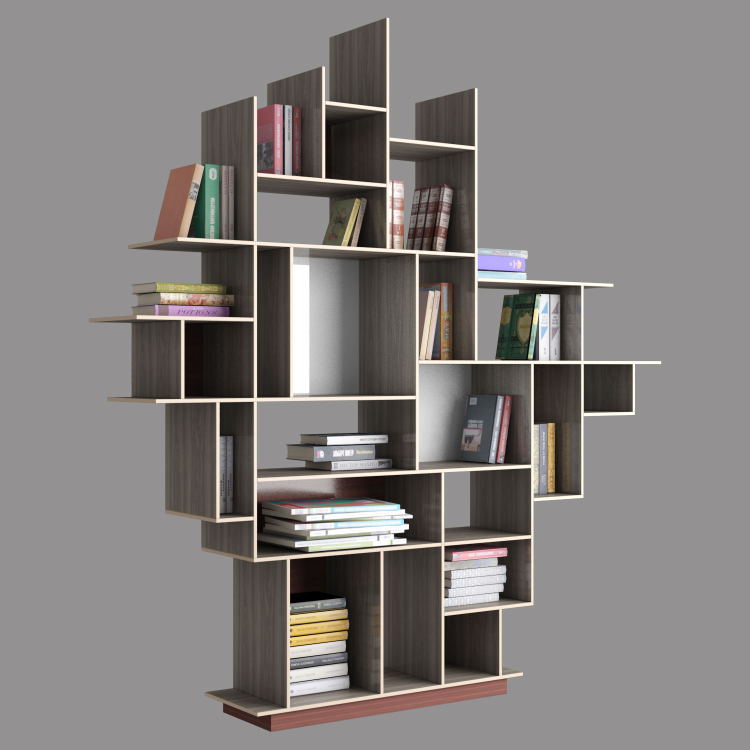
#> input picture 7-sem/MS/lab-3-dct/image.jpg, 1500 x 1500 px (shown at 1/2 size)
$ jupyter execute dct-compresion.ipynb
#> lines starting #> are read from the running program, lines starting #| are printed output that depends on the picture
[cell 1]
import numpy as np
import cv2
import pywt
from scipy.fftpack import dct, idct
import matplotlib.pyplot as plt

[cell 2]
import numpy as np
import pywt
import matplotlib.pyplot as plt

# Вхідна матриця
image = np.array([
    [0, 0, 0, 0, 0, 0, 0, 0],
    [0, 0, 255, 0, 0, 255, 0, 0],
    [0, 255, 63, 127, 127, 63, 255, 0],
    [0, 0, 127, 0, 0, 127, 0, 0],
    [0, 0, 127, 0, 0, 127, 0, 0],
    [0, 255, 63, 127, 127, 63, 255, 0],
    [0, 0, 255, 0, 0, 255, 0, 0],
    [0, 0, 0, 0, 0, 0, 0, 0],
])

# Функція для вейвлет-перетворення
def apply_dwt(image):
    coeffs2 = pywt.dwt2(image, 'haar')
    LL, (LH, HL, HH) = coeffs2
    return LL, (LH, HL, HH)

# Рекурсивне застосування перетворення
def multi_level_dwt(image, levels):
#> called with image = array of shape (8, 8), levels = 3
    results = []
    current_image = image
    for _ in range(levels):
        LL, (LH, HL, HH) = apply_dwt(current_image)
        results.append((LL, LH, HL, HH))
        current_image = LL  # Для наступного рівня беремо LL
    return results

# Виведення числових матриць
results = multi_level_dwt(image, levels=3)

for i, (LL, LH, HL, HH) in enumerate(results):
    print(f"\nРівень {i + 1}")
    print("LL (Низькі частоти):")
    print(np.round(LL, 2))  # Округлення до двох десяткових для зручності

    print("\nLH (Горизонтальні високі частоти):")
    print(np.round(LH, 2))

    print("\nHL (Вертикальні високі частоти):")
    print(np.round(HL, 2))

    print("\nHH (Діагональні високі частоти):")
    print(np.round(HH, 2))

# Load image

[cell 3]
image = cv2.imread('image.jpg', cv2.IMREAD_GRAYSCALE)
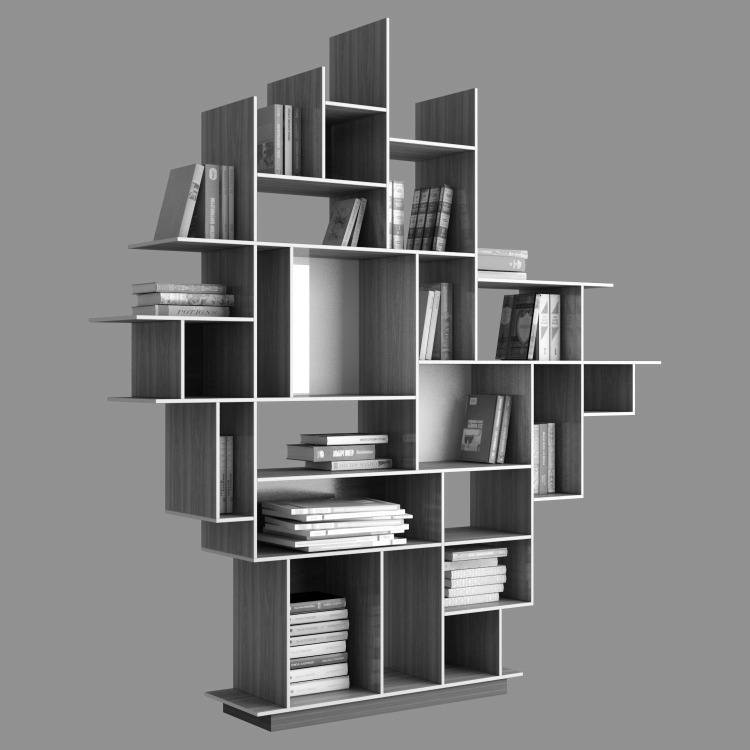
#> image: shape (1500, 1500) (shown at 1/2 size); min 0, max 255, mean 128.5

image = cv2.resize(image, (512, 512))
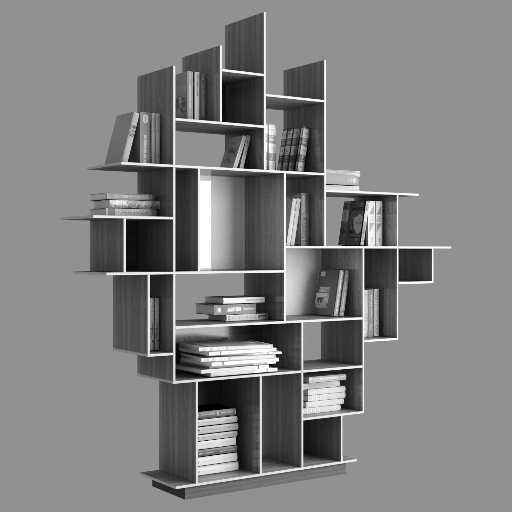
#> image: shape (512, 512); min 0, max 255, mean 128.4

plt.imshow(image, cmap='gray')
plt.title("Original Image")
plt.axis('off')
plt.show()

#  DCT (Дискретне косинусне перетворення)

[cell 4]
# Розбиття на блоки 8×8 і застосування DCT

def apply_dct(image):
    height, width = image.shape
    dct_image = np.zeros_like(image, dtype=np.float32)

    for i in range(0, height, 8):
        for j in range(0, width, 8):
            block = image[i:i+8, j:j+8]
            dct_block = dct(dct(block, axis=0, norm='ortho'), axis=1, norm='ortho')
            dct_image[i:i+8, j:j+8] = dct_block

    return dct_image

[cell 5]
# Компресія: залишаємо лише верхні коефіцієнти

def compress_dct(dct_image, keep_coeff=8):
    compressed = np.zeros_like(dct_image)
    height, width = dct_image.shape

    for i in range(0, height, 8):
        for j in range(0, width, 8):
            block = dct_image[i:i+8, j:j+8]
            # Залишаємо верхній лівий квадрат розміром keep_coeff x keep_coeff
            block[:keep_coeff, :keep_coeff] = block[:keep_coeff, :keep_coeff]
            compressed[i:i+8, j:j+8] = block

    return compressed

[cell 6]
def dct_manual(block):
    N = block.shape[0]
    dct_result = np.zeros_like(block, dtype=np.float32)
    alpha = lambda x: 1 / np.sqrt(2) if x == 0 else 1

    for u in range(N):
        for v in range(N):
            sum = 0
            for x in range(N):
                for y in range(N):
                    sum += block[x, y] * np.cos(((2 * x + 1) * u * np.pi) / (2 * N)) * np.cos(((2 * y + 1) * v * np.pi) / (2 * N))
            dct_result[u, v] = 0.25 * alpha(u) * alpha(v) * sum
    return dct_result

[cell 7]
# Обернене DCT

def apply_idct(dct_image):
    height, width = dct_image.shape
    reconstructed = np.zeros_like(dct_image, dtype=np.float32)

    for i in range(0, height, 8):
        for j in range(0, width, 8):
            block = dct_image[i:i+8, j:j+8]
            idct_block = idct(idct(block, axis=0, norm='ortho'), axis=1, norm='ortho')
            reconstructed[i:i+8, j:j+8] = idct_block

    return np.clip(reconstructed, 0, 255).astype(np.uint8)

[cell 8]
def idct_manual(block):
    N = block.shape[0]
    idct_result = np.zeros_like(block, dtype=np.float32)
    alpha = lambda x: 1 / np.sqrt(2) if x == 0 else 1

    for x in range(N):
        for y in range(N):
            sum = 0
            for u in range(N):
                for v in range(N):
                    sum += alpha(u) * alpha(v) * block[u, v] * np.cos(((2 * x + 1) * u * np.pi) / (2 * N)) * np.cos(((2 * y + 1) * v * np.pi) / (2 * N))
            idct_result[x, y] = 0.25 * sum
    return np.clip(idct_result, 0, 255)

# DWT (Дискретне вейвлет-перетворення)

[cell 9]
def apply_dwt(image):
    coeffs2 = pywt.dwt2(image, 'haar')
    LL, (LH, HL, HH) = coeffs2
    return LL, (LH, HL, HH)

[cell 10]
def compress_dwt(LL):
    return np.round(LL)

[cell 11]
import numpy as np
import pywt
import matplotlib.pyplot as plt

# Вхідна матриця
image = np.array([
    [0, 0, 0, 0, 0, 0, 0, 0],
    [0, 0, 255, 0, 0, 255, 0, 0],
    [0, 255, 63, 127, 127, 63, 255, 0],
    [0, 0, 127, 0, 0, 127, 0, 0],
    [0, 0, 127, 0, 0, 127, 0, 0],
    [0, 255, 63, 127, 127, 63, 255, 0],
    [0, 0, 255, 0, 0, 255, 0, 0],
    [0, 0, 0, 0, 0, 0, 0, 0],
])

# Функція для вейвлет-перетворення
def apply_dwt(image):
    coeffs2 = pywt.dwt2(image, 'haar')
    LL, (LH, HL, HH) = coeffs2
    return LL, (LH, HL, HH)

# Рекурсивне застосування перетворення
def multi_level_dwt(image, levels):
    results = []
    current_image = image
    for _ in range(levels):
        LL, (LH, HL, HH) = apply_dwt(current_image)
        results.append((LL, LH, HL, HH))
        current_image = LL  # Для наступного рівня беремо LL
    return results

# Виконання вейвлет-перетворення на трьох рівнях
results = multi_level_dwt(image, levels=3)

# Візуалізація результатів
for i, (LL, LH, HL, HH) in enumerate(results):
    print(f'Level {i+1}')
    print(f'LL:\n{LL}')
    print(f'LH:\n{LH}')
    print(f'HL:\n{HL}')

[cell 12]
def dwt_haar_manual(image):
    image = image.astype(np.float32)

    height, width = image.shape
    LL = np.zeros((height // 2, width // 2))
    LH = np.zeros((height // 2, width // 2))
    HL = np.zeros((height // 2, width // 2))
    HH = np.zeros((height // 2, width // 2))

    for i in range(0, height, 2):
        for j in range(0, width, 2):
            # Отримуємо блок 2x2
            a = image[i, j]
            b = image[i, j + 1]
            c = image[i + 1, j]
            d = image[i + 1, j + 1]

            # Обчислення компонент
            LL[i // 2, j // 2] = (a + b + c + d) / 4
            LH[i // 2, j // 2] = (a - b + c - d) / 4
            HL[i // 2, j // 2] = (a + b - c - d) / 4
            HH[i // 2, j // 2] = (a - b - c + d) / 4

    return LL, LH, HL, HH

[cell 13]
def apply_idwt(LL, coeffs):
    return pywt.idwt2((LL, coeffs), 'haar')

[cell 14]
def idwt_haar_manual(LL, LH, HL, HH):
    height, width = LL.shape
    reconstructed = np.zeros((height * 2, width * 2), dtype=np.float32)


    for i in range(height):
        for j in range(width):
            # Відновлення блоку 2x2
            a = LL[i, j] + LH[i, j] + HL[i, j] + HH[i, j]
            b = LL[i, j] - LH[i, j] + HL[i, j] - HH[i, j]
            c = LL[i, j] + LH[i, j] - HL[i, j] - HH[i, j]
            d = LL[i, j] - LH[i, j] - HL[i, j] + HH[i, j]

            # Розміщення у відновленому зображенні
            reconstructed[i * 2, j * 2] = a
            reconstructed[i * 2, j * 2 + 1] = b
            reconstructed[i * 2 + 1, j * 2] = c
            reconstructed[i * 2 + 1, j * 2 + 1] = d

    return np.clip(reconstructed, 0, 255).astype(np.uint8)

# Застосування та порівняння

[cell 15]
def calculate_psnr(original, compressed):
    mse = np.mean((original - compressed) ** 2)
    if mse == 0:
        return float('inf')  # Без втрат
    max_pixel = 255.0
    psnr = 10 * np.log10(max_pixel ** 2 / mse)
    return psnr

## Бібліотечна імплементація

[cell 16]
dct_image = apply_dct(image)
compressed_dct = compress_dct(dct_image, keep_coeff=4)
reconstructed_dct_lib = apply_idct(compressed_dct)

plt.figure(figsize=(10, 5))
plt.subplot(1, 2, 1)
plt.title("Original Image")
plt.imshow(image, cmap='gray')
plt.axis('off')

plt.subplot(1, 2, 2)
plt.title("Reconstructed Image (DCT)")
plt.imshow(reconstructed_dct_lib, cmap='gray')
plt.axis('off')
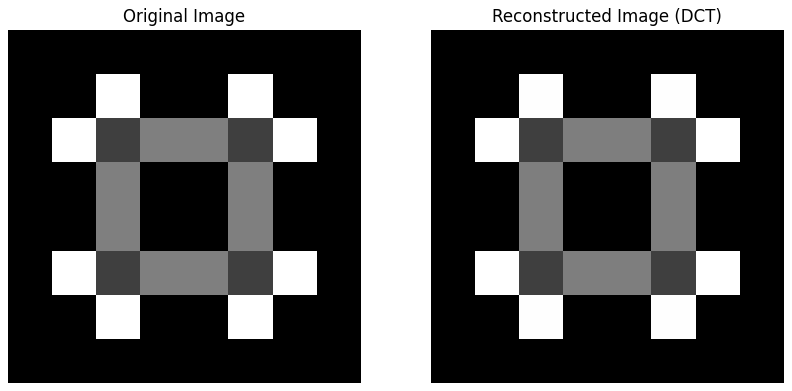
#> figure drawn by matplotlib, 2 panels

## Ручна імплементція

[cell 17]
# Розбиття на блоки 8x8 і застосування DCT вручну
block_size = 8
height, width = image.shape
compressed_dct = np.zeros_like(image, dtype=np.float32)

# Пряме DCT
for i in range(0, height, block_size):
    for j in range(0, width, block_size):
        block = image[i:i+block_size, j:j+block_size]
        compressed_dct[i:i+block_size, j:j+block_size] = dct_manual(block)

# Обернене DCT
reconstructed_dct_man = np.zeros_like(image, dtype=np.float32)
for i in range(0, height, block_size):
    for j in range(0, width, block_size):
        block = compressed_dct[i:i+block_size, j:j+block_size]
        reconstructed_dct_man[i:i+block_size, j:j+block_size] = idct_manual(block)
reconstructed_dct_man = reconstructed_dct_man.astype(np.uint8)

plt.figure(figsize=(10, 5))
plt.subplot(1, 2, 1)
plt.title("Original Image")
plt.imshow(image, cmap='gray')
plt.axis('off')

plt.subplot(1, 2, 2)
plt.title("Reconstructed Image (DCT Manual)")
plt.imshow(reconstructed_dct_man, cmap='gray')
plt.axis('off')

## Бібліотечна імплементація

[cell 18]
LL, coeffs = apply_dwt(image)
compressed_LL = compress_dwt(LL)
reconstructed_dwt_lib = apply_idwt(compressed_LL, (np.zeros_like(coeffs[0]),
                                               np.zeros_like(coeffs[1]),
                                               np.zeros_like(coeffs[2])))

plt.figure(figsize=(10, 5))
plt.subplot(1, 2, 1)
plt.title("Original Image")
plt.imshow(image, cmap='gray')
plt.axis('off')

plt.subplot(1, 2, 2)
plt.title("Reconstructed Image (DWT)")
plt.imshow(reconstructed_dwt_lib, cmap='gray')
plt.axis('off')

plt.show()
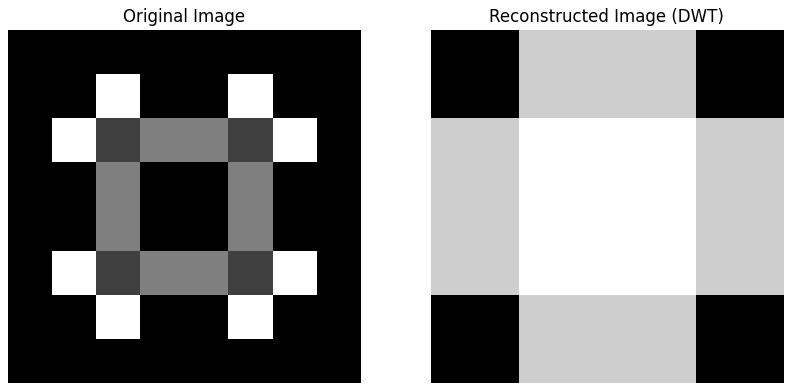
#> figure drawn by matplotlib, 2 panels

## Ручна імплементація

[cell 19]
LL, LH, HL, HH = dwt_haar_manual(image)
compressed_LL = LL.copy()
reconstructed_dwt_man = idwt_haar_manual(compressed_LL, np.zeros_like(LH), np.zeros_like(HL), np.zeros_like(HH))

plt.figure(figsize=(10, 5))
plt.subplot(1, 2, 1)
plt.title("Original Image")
plt.imshow(image, cmap='gray')
plt.axis('off')

plt.subplot(1, 2, 2)
plt.title("Reconstructed Image (DWT Manual)")
plt.imshow(reconstructed_dwt_man, cmap='gray')
plt.axis('off')

plt.show()
